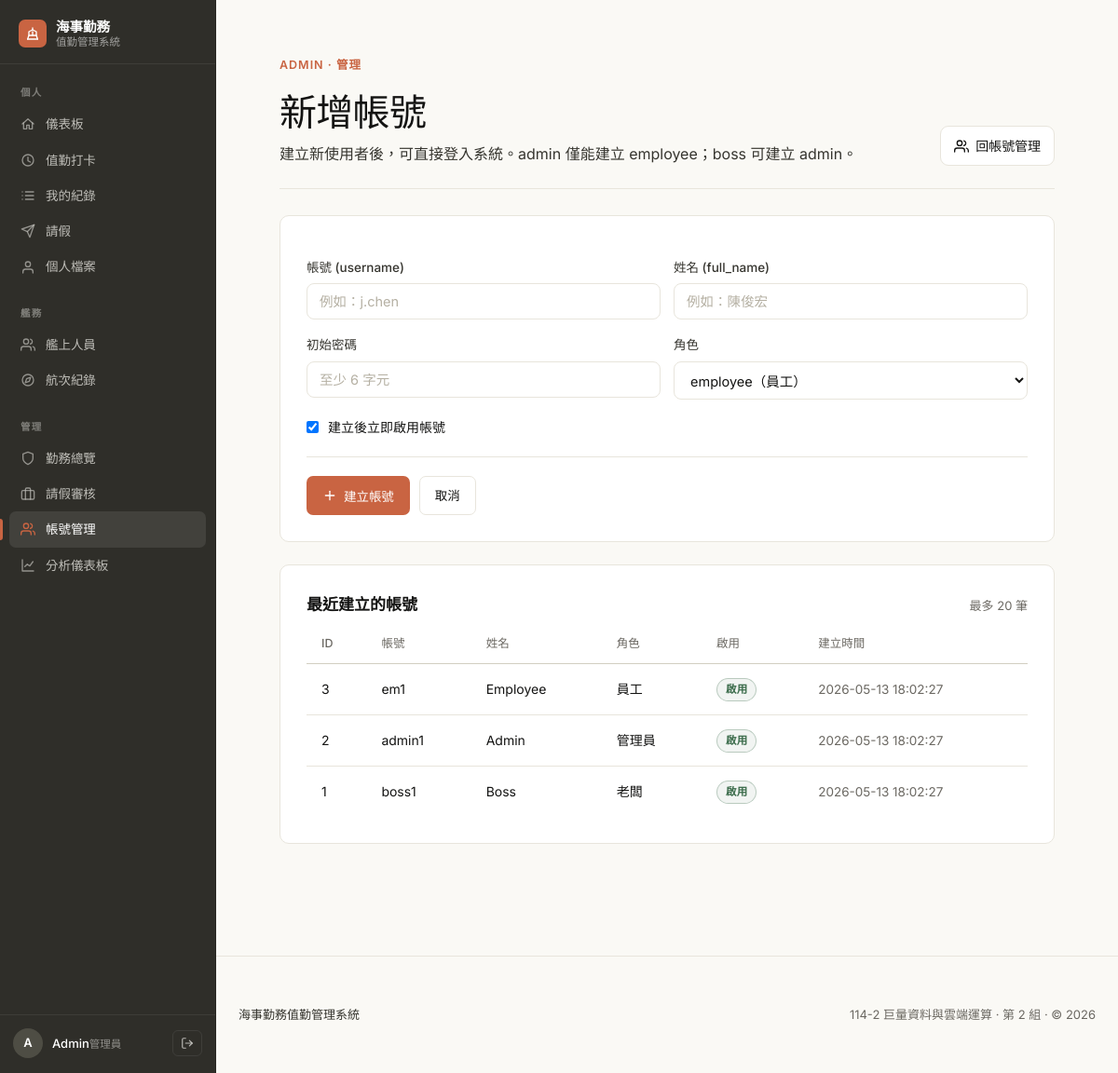
Page /admin_create_user.php (signed in) on the committed database.
### tables this page shows
CREATE TABLE IF NOT EXISTS users (
  user_id INT AUTO_INCREMENT PRIMARY KEY,
  username VARCHAR(50) NOT NULL UNIQUE,
  password_hash VARCHAR(255) NOT NULL,
  full_name VARCHAR(100) NOT NULL,
  role ENUM('boss','admin','employee') NOT NULL DEFAULT 'employee',
  duty_position VARCHAR(20) NOT NULL DEFAULT '前甲板',
  is_active TINYINT(1) NOT NULL DEFAULT 1,
  created_at DATETIME NOT NULL DEFAULT CURRENT_TIMESTAMP
);

### admin_create_user.php (the view, shortened to what this page needs)
<?php
require 'db.php';
require_once 'ui.php';
$stmt = $pdo->query("SELECT user_id, username, full_name, role, is_active, created_at FROM users ORDER BY user_id DESC LIMIT 20");
$users = $stmt->fetchAll();
?>
<!doctype html>
<html lang="zh-TW">
<head>
  <?php style_link(); ?>
</head>
<body>
  <?php nav_top(); ?>
  <div class="wrap mid">
    <?php
    $actions = '<a class="btn ghost" href="admin_users.php">'.icon_svg('users').'回帳號管理</a>';
    page_header(
      '新增帳號',
      '建立新使用者後，可直接登入系統。admin 僅能建立 employee；boss 可建立 admin。',
      'ADMIN · 管理',
      $actions
    );
    ?>
    <div class="card">
      <form method="post" autocomplete="off">
        <div class="row">
          <div>
            <label>帳號 (username)</label>
            <input name="username" required placeholder="例如：j.chen">
          </div>
          <div>
            <label>姓名 (full_name)</label>
            <input name="full_name" required placeholder="例如：陳俊宏">
          </div>
        </div>
        <div class="row">
          <div>
            <label>初始密碼</label>
            <input name="password" type="password" required placeholder="至少 6 字元">
          </div>
          <div>
            <label>角色</label>
            <select name="role">
              <?php if(is_boss()): ?>
                <option value="employee" selected>employee（員工）</option>
                <option value="admin">admin（管理員）</option>
              <?php else: ?>
                <option value="employee" selected>employee（員工）</option>
              <?php endif; ?>
            </select>
          </div>
        </div>
        <label class="check-label">
          <input type="checkbox" name="is_active" checked style="width:auto;">
          建立後立即啟用帳號
        </label>
        <div class="form-actions">
          <button class="btn primary" type="submit"><?= icon_svg("plus") ?>建立帳號</button>
          <a class="btn ghost" href="admin_users.php">取消</a>
        </div>
      </form>
    </div>
    <div class="card">
      <div class="card-head" style="border:0;padding:0;margin:0 0 8px;">
        <h2>最近建立的帳號</h2>
        <span class="meta">最多 20 筆</span>
      </div>
      <table>
        <tr><th>ID</th><th>帳號</th><th>姓名</th><th>角色</th><th>啟用</th><th>建立時間</th></tr>
        <?php foreach($users as $u): ?>
          <tr>
            <td><?= h($u['user_id']) ?></td>
            <td><?= h($u['username']) ?></td>
            <td><?= h($u['full_name']) ?></td>
            <td><?= h(role_name($u['role'])) ?></td>
            <td><?= ((int)$u['is_active']===1) ? badge('啟用','ok') : badge('停用','off') ?></td>
            <td class="muted"><?= h($u['created_at']) ?></td>
          </tr>
        <?php endforeach; ?>
      </table>
    </div>
  </div>
  <?php page_footer(); ?>
</body>
</html>

### ui.php (shortened to what this page needs)
<?php
function h($s){ return htmlspecialchars((string)$s, ENT_QUOTES, 'UTF-8'); }
function role_name($r){
  if ($r==='boss') return '老闆';
  if ($r==='admin') return '管理員';
  return '員工';
}
function is_boss(){
  return (($_SESSION['role'] ?? '') === 'boss');
}
function is_admin(){
  $r = ($_SESSION['role'] ?? '');
  return in_array($r, ['admin','boss'], true);
}
function badge($txt, $type){
  $type = in_array($type, ['ok','warn','off','bad','info'], true) ? $type : 'off';
  return '<span class="badge '.$type.'">'.h($txt).'</span>';
}
function avatar_initial($name, $size = 32, $variant = 'muted'){
  $init = $name ? mb_substr($name, 0, 1) : '·';
  $sz = in_array($size, [32,44,56], true) ? $size : 32;
  return '<span class="avatar sz-'.$sz.' '.h($variant).'">'.h($init).'</span>';
}
function icon_svg($name){
  $c = 'currentColor';
  $s = '<svg class="ico" width="16" height="16" viewBox="0 0 24 24" fill="none" stroke="'.$c.'" stroke-width="2" stroke-linecap="round" stroke-linejoin="round">';
  switch ($name) {
    case 'shield':    return $s.'<path d="M12 22s8-4 8-10V5l-8-3-8 3v7c0 6 8 10 8 10z"/></svg>';
    case 'lock':      return $s.'<rect x="3" y="11" width="18" height="11" rx="2" ry="2"/><path d="M7 11V7a5 5 0 0 1 10 0v4"/></svg>';
    case 'ship':      return $s.'<path d="M20 21H4"/><path d="M4 21l2-6h12l2 6"/><path d="M6 15V9l6-3 6 3v6"/><path d="M12 6V3"/><path d="M12 9v6"/></svg>';
    case 'login':     return $s.'<path d="M15 3h4a2 2 0 0 1 2 2v14a2 2 0 0 1-2 2h-4"/><path d="M10 17l5-5-5-5"/><path d="M15 12H3"/></svg>';
    case 'logout':    return $s.'<path d="M9 21H5a2 2 0 0 1-2-2V5a2 2 0 0 1 2-2h4"/><path d="M16 17l5-5-5-5"/><path d="M21 12H9"/></svg>';
    case 'clock':     return $s.'<circle cx="12" cy="12" r="9"/><path d="M12 7v6l4 2"/></svg>';
    case 'list':      return $s.'<path d="M8 6h13"/><path d="M8 12h13"/><path d="M8 18h13"/><path d="M3 6h.01"/><path d="M3 12h.01"/><path d="M3 18h.01"/></svg>';
    case 'users':     return $s.'<path d="M17 21v-2a4 4 0 0 0-4-4H5a4 4 0 0 0-4 4v2"/><circle cx="9" cy="7" r="4"/><path d="M23 21v-2a4 4 0 0 0-3-3.87"/><path d="M16 3.13a4 4 0 0 1 0 7.75"/></svg>';
    case 'plus':      return $s.'<path d="M12 5v14"/><path d="M5 12h14"/></svg>';
    case 'edit':      return $s.'<path d="M12 20h9"/><path d="M16.5 3.5a2.1 2.1 0 0 1 3 3L7 19l-4 1 1-4 12.5-12.5z"/></svg>';
    case 'trash':     return $s.'<path d="M3 6h18"/><path d="M8 6V4h8v2"/><path d="M19 6l-1 14H6L5 6"/><path d="M10 11v6"/><path d="M14 11v6"/></svg>';
    case 'download':  return $s.'<path d="M21 15v4a2 2 0 0 1-2 2H5a2 2 0 0 1-2-2v-4"/><path d="M7 10l5 5 5-5"/><path d="M12 15V3"/></svg>';
    case 'plane':     return $s.'<path d="M22 2L11 13"/><path d="M22 2l-7 20-4-9-9-4 20-7z"/></svg>';
    case 'check':     return $s.'<path d="M20 6L9 17l-5-5"/></svg>';
    case 'x':         return $s.'<path d="M18 6L6 18"/><path d="M6 6l12 12"/></svg>';
    case 'home':      return $s.'<path d="M3 12L12 4l9 8"/><path d="M5 10v10h5v-6h4v6h5V10"/></svg>';
    case 'compass':   return $s.'<circle cx="12" cy="12" r="9"/><polygon points="16.24 7.76 14.12 14.12 7.76 16.24 9.88 9.88 16.24 7.76"/></svg>';
    case 'anchor':    return $s.'<circle cx="12" cy="5" r="3"/><path d="M12 8v13"/><path d="M5 12H2a10 10 0 0 0 20 0h-3"/></svg>';
    case 'chart':     return $s.'<path d="M3 3v18h18"/><path d="M7 14l4-4 4 3 5-7"/></svg>';
    case 'user':      return $s.'<path d="M20 21v-2a4 4 0 0 0-4-4H8a4 4 0 0 0-4 4v2"/><circle cx="12" cy="7" r="4"/></svg>';
    case 'menu':      return $s.'<path d="M3 6h18"/><path d="M3 12h18"/><path d="M3 18h18"/></svg>';
    case 'briefcase': return $s.'<rect x="2" y="7" width="20" height="14" rx="2"/><path d="M16 21V5a2 2 0 0 0-2-2h-4a2 2 0 0 0-2 2v16"/></svg>';
  }
  return '';
}
function style_link(){
  $p = __DIR__ . '/style.css';
  $v = @filemtime($p) ?: time();
  echo '<link rel="stylesheet" href="style.css?v='.$v.'">';
}
function page_footer(){
  $y = date('Y');
  echo '<footer class="site-footer"><div class="wrap"><div class="footer-row">';
  echo '<div class="footer-brand">';
  echo '<span>海事勤務值勤管理系統</span>';
  echo '</div>';
  echo '<div class="footer-meta">114-2 巨量資料與雲端運算 · 第 2 組 · &copy; '.$y.'</div>';
  echo '</div></div></footer>';
}
function page_header($title, $subtitle = '', $eyebrow = '', $actions_html = ''){
  echo '<header class="page-header">';
  echo '<div class="ph-text">';
  if ($eyebrow !== '') echo '<div class="eyebrow">'.h($eyebrow).'</div>';
  echo '<h1 class="page-title">'.h($title).'</h1>';
  if ($subtitle !== '') echo '<p class="page-subtitle">'.h($subtitle).'</p>';
  echo '</div>';
  if ($actions_html !== '') echo '<div class="ph-actions">'.$actions_html.'</div>';
  echo '</header>';
}
function sb_item($href, $icon, $label, $active = false){
  $cls = 'sb-item' . ($active ? ' active' : '');
  return '<a class="'.$cls.'" href="'.h($href).'">'.icon_svg($icon).'<span>'.h($label).'</span></a>';
}
function nav_top($title = ''){
  $name = $_SESSION['full_name'] ?? '';
  $role = $_SESSION['role'] ?? '';
  $cur  = basename($_SERVER['SCRIPT_NAME'] ?? '');
  echo '<button class="sb-burger" onclick="document.body.classList.toggle(\'sb-open\')" aria-label="切換選單">'.icon_svg('menu').'</button>';
  echo '<span class="sb-mbrand"><span class="sb-mlogo">'.icon_svg('ship').'</span>海事勤務</span>';
  echo '<aside class="sidebar">';
  echo '<a class="sb-brand" href="dashboard.php">';
  echo '<span class="sb-logo">'.icon_svg('ship').'</span>';
  echo '<span class="sb-bcol"><span class="sb-bname">海事勤務</span><span class="sb-btag">值勤管理系統</span></span>';
  echo '</a>';
  echo '<nav class="sb-nav">';
  echo '<div class="sb-group">';
  echo '<div class="sb-group-label">個人</div>';
  echo sb_item('dashboard.php', 'home',     '儀表板',  $cur==='dashboard.php');
  echo sb_item('punch.php',     'clock',    '值勤打卡', $cur==='punch.php');
  echo sb_item('records.php',   'list',     '我的紀錄', $cur==='records.php');
  echo sb_item('leave.php',     'plane',    '請假',    $cur==='leave.php');
  echo sb_item('profile.php',   'user',     '個人檔案', $cur==='profile.php');
  echo '</div>';
  echo '<div class="sb-group">';
  echo '<div class="sb-group-label">艦務</div>';
  echo sb_item('crew.php',     'users',   '艦上人員', $cur==='crew.php');
  echo sb_item('voyages.php',  'compass', '航次紀錄', $cur==='voyages.php');
  echo '</div>';
  if (is_admin()) {
    echo '<div class="sb-group">';
    echo '<div class="sb-group-label">管理</div>';
    echo sb_item('admin_status.php',    'shield',    '勤務總覽', in_array($cur, ['admin_status.php','admin_edit.php'], true));
    echo sb_item('admin_leave.php',     'briefcase', '請假審核', $cur==='admin_leave.php');
    echo sb_item('admin_users.php',     'users',     '帳號管理', in_array($cur, ['admin_users.php','admin_create_user.php','admin_user_edit.php'], true));
    echo sb_item('admin_dashboard.php', 'chart',     '分析儀表板', $cur==='admin_dashboard.php');
    echo '</div>';
  }
  echo '</nav>';
  echo '<div class="sb-foot">';
  echo avatar_initial($name, 32, 'primary');
  echo '<span class="sb-user"><span class="sb-uname">'.h($name).'</span><span class="sb-urole">'.h(role_name($role)).'</span></span>';
  echo '<form method="post" action="logout.php" style="display:inline;margin:0;padding:0;">';
  echo '<button class="sb-logout" type="submit" title="登出" aria-label="登出">'.icon_svg('logout').'</button>';
  echo '</form>';
  echo '</div>';
  echo '</aside>';
}

### rows in the picture
users: user_id "3", username "em1", full_name "Employee", role "員工", created_at "2026-05-13 18:02:27"
users: user_id "2", username "admin1", full_name "Admin", role "管理員", created_at "2026-05-13 18:02:27"
users: user_id "1", username "boss1", full_name "Boss", role "老闆", created_at "2026-05-13 18:02:27"

### other values in the picture
$label "儀表板 值勤打卡 我的紀錄 請假 個人檔案 艦上人員 航次紀錄 勤務總覽 請假審核 帳號管理 分析儀表板"
$init "A"
$name "Admin"
role_name($role) "管理員"
$eyebrow "ADMIN · 管理"
$title "新增帳號"
$subtitle "建立新使用者後，可直接登入系統。admin 僅能建立 employee；boss 可建立 admin。"
$y "2026"
